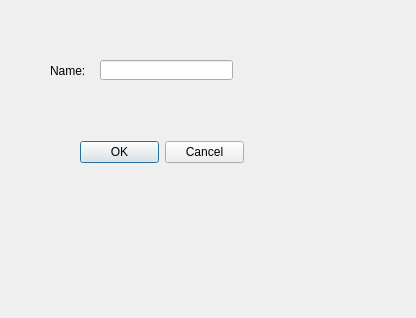
<?xml version="1.0" encoding="UTF-8"?>
<ui version="4.0">
 <class>Dialog</class>
 <widget class="QDialog" name="Dialog">
  <property name="geometry">
   <rect>
    <x>0</x>
    <y>0</y>
    <width>416</width>
    <height>318</height>
   </rect>
  </property>
  <property name="windowTitle">
   <string>Dialog</string>
  </property>
  <widget class="QLineEdit" name="lineEdit">
   <property name="geometry">
    <rect>
     <x>100</x>
     <y>60</y>
     <width>133</width>
     <height>20</height>
    </rect>
   </property>
  </widget>
  <widget class="QWidget" name="">
   <property name="geometry">
    <rect>
     <x>50</x>
     <y>60</y>
     <width>172</width>
     <height>22</height>
    </rect>
   </property>
   <layout class="QHBoxLayout" name="horizontalLayout">
    <item>
     <widget class="QLabel" name="label">
      <property name="text">
       <string>Name:</string>
      </property>
      <property name="buddy">
       <cstring>lineEdit</cstring>
      </property>
     </widget>
    </item>
   </layout>
  </widget>
  <widget class="QWidget" name="">
   <property name="geometry">
    <rect>
     <x>80</x>
     <y>140</y>
     <width>164</width>
     <height>25</height>
    </rect>
   </property>
   <layout class="QHBoxLayout" name="horizontalLayout_2">
    <item>
     <spacer name="horizontalSpacer">
      <property name="orientation">
       <enum>Qt::Horizontal</enum>
      </property>
      <property name="sizeHint" stdset="0">
       <size>
        <width>40</width>
        <height>20</height>
       </size>
      </property>
     </spacer>
    </item>
    <item>
     <widget class="QPushButton" name="pushButton">
      <property name="text">
       <string>OK</string>
      </property>
     </widget>
    </item>
    <item>
     <widget class="QPushButton" name="pushButton_2">
      <property name="text">
       <string>Cancel</string>
      </property>
     </widget>
    </item>
   </layout>
  </widget>
 </widget>
 <tabstops>
  <tabstop>lineEdit</tabstop>
  <tabstop>pushButton</tabstop>
  <tabstop>pushButton_2</tabstop>
 </tabstops>
 <resources/>
 <connections>
  <connection>
   <sender>pushButton_2</sender>
   <signal>clicked()</signal>
   <receiver>Dialog</receiver>
   <slot>close()</slot>
   <hints>
    <hint type="sourcelabel">
     <x>210</x>
     <y>157</y>
    </hint>
    <hint type="destinationlabel">
     <x>303</x>
     <y>286</y>
    </hint>
   </hints>
  </connection>
  <connection>
   <sender>pushButton</sender>
   <signal>clicked()</signal>
   <receiver>Dialog</receiver>
   <slot>accept()</slot>
   <hints>
    <hint type="sourcelabel">
     <x>121</x>
     <y>154</y>
    </hint>
    <hint type="destinationlabel">
     <x>85</x>
     <y>290</y>
    </hint>
   </hints>
  </connection>
 </connections>
</ui>
